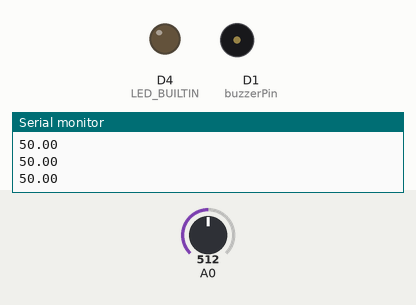
This sketch was run on a simulated ESP8266 (NodeMCU). On the bench: output pins drawn as LEDs (lit = HIGH, except the on-board LED, lit = LOW), buzzer (waves = sounding), the last lines printed to the serial monitor. Inputs (shaded band) come from the test bench; at power-on: A0 = 512.

Above: at 1.2 s.
1.3 s: A0 set to 530
At 1.7 s:
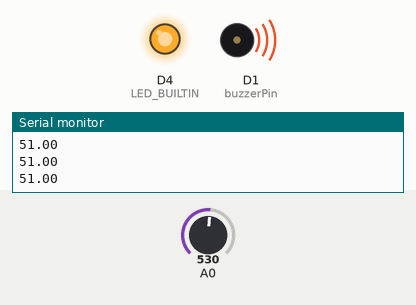
2.8 s: A0 set to 511
At 4.0 s:
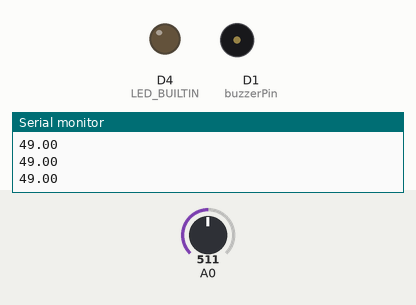
4.3 s: A0 set to 716
At 5.3 s:
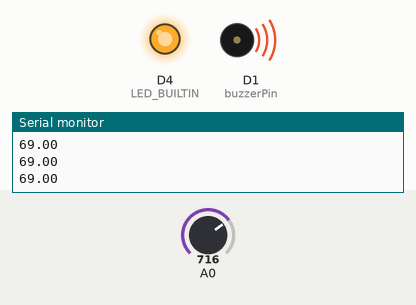
Timing chart, 0 to 7.3 s (numbered marks = the images above; inputs shaded):
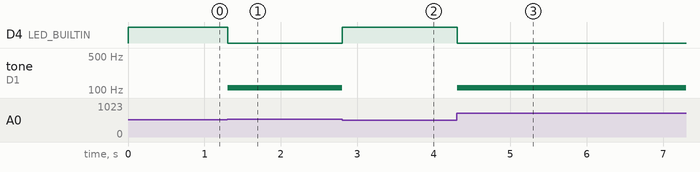

Measured:
- the behaviour switches between 522 and 523 on A0 (found by bisection; images 0 and 1)
- after the input at 1.3 s, D4 (LED_BUILTIN): HIGH → LOW at once; tone on D1 (buzzerPin): silent → 110 Hz at once
- after the input at 2.8 s, D4 (LED_BUILTIN): LOW → HIGH at once; tone on D1 (buzzerPin): 110 Hz → silent at once
- after the input at 4.3 s, D4 (LED_BUILTIN): HIGH → LOW at once; tone on D1 (buzzerPin): silent → 110 Hz at once

The sketch:

4.ino
```cpp
const int buzzerPin = D1;

void setup() {

  Serial.begin(9600);
  pinMode(LED_BUILTIN, OUTPUT);

}

void loop() {

  int sensorValue = analogRead(A0);
  float brightness = (sensorValue * 100) / 1024;

  Serial.println(brightness);

  if (brightness > 50) {
    digitalWrite(LED_BUILTIN, LOW);
    tone(buzzerPin, 110);
  } else {
    digitalWrite(LED_BUILTIN, HIGH);
    noTone(buzzerPin);
  }

  delay(10);

}
```
